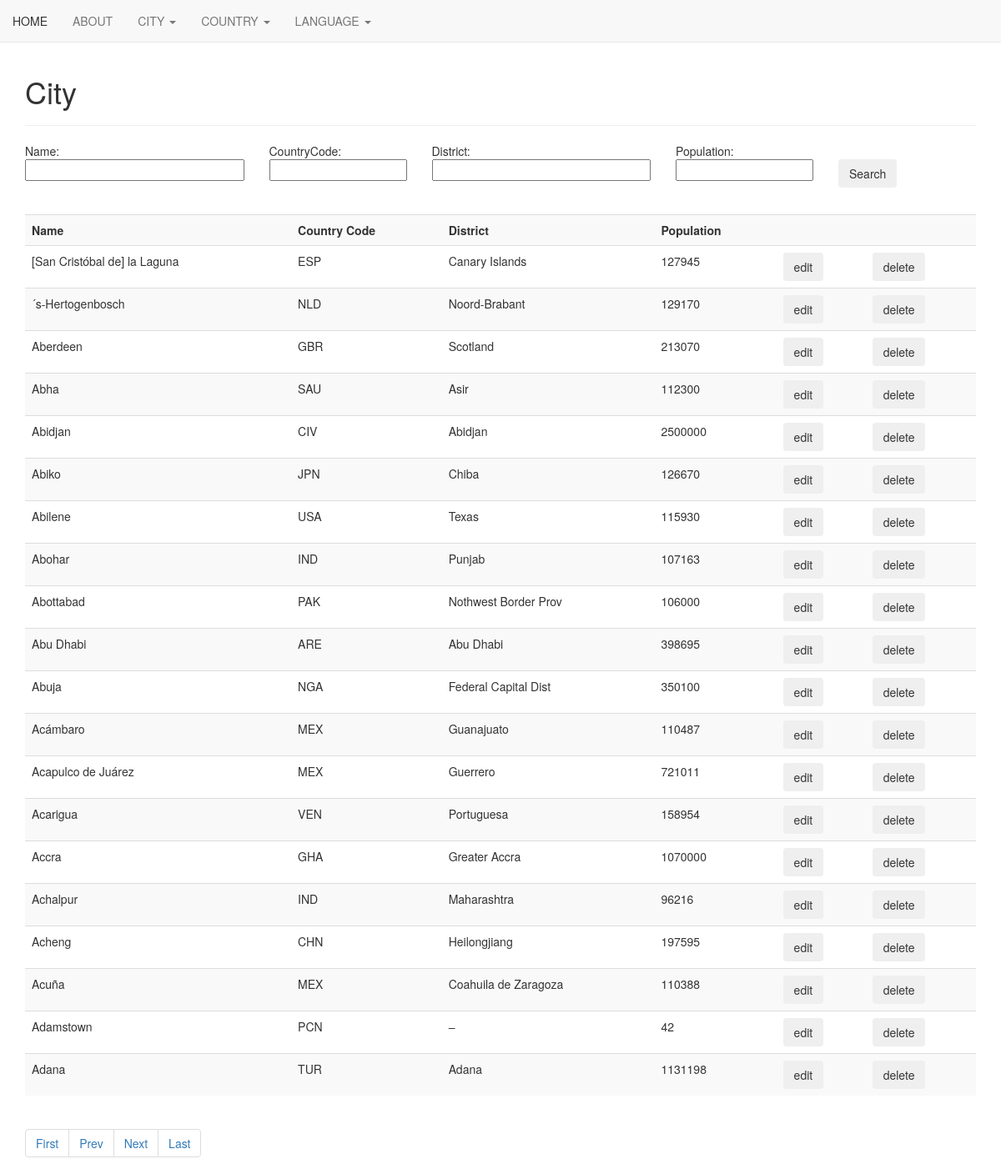
Page /tableCity/queryCity.php on the committed database.
### tables this page shows
CREATE TABLE `city` (
  `ID` int(4) NOT NULL,
  `Name` varchar(35) NOT NULL DEFAULT '',
  `CountryCode` char(3) NOT NULL DEFAULT '',
  `District` varchar(20) NOT NULL DEFAULT '',
  `Population` int(11) NOT NULL DEFAULT '0'
);

### tableCity/config.php (called while the page is built, shortened)
<?php
$fields = array("name", "countrycode", "district", "population");

### tableCity/queryCity.php (the view, shortened to what this page needs)
<!DOCTYPE html>
<html>
    <head>
    <link rel="stylesheet" href="https://maxcdn.bootstrapcdn.com/bootstrap/3.4.0/css/bootstrap.min.css">
    <link rel="stylesheet" href="queryCity.css">
    </head>
    <body>
    <?php include '../mynavbar.php'; ?>
    <br>
        <div class="container">
        <h1 class="display-4">City</h1>
            <hr>
            <form action="queryCity.php" method="GET">
                <div class = "row">
                    <div class="col-sm-3">Name: &nbsp;&nbsp;<input id= "searchdetailbox" type="text" name = "name"></div>
                    <div class="col-sm-2">CountryCode: &nbsp;<input id= "searchdetailbox" type="text" name="countrycode"></div>
                    <div class="col-sm-3">District: &nbsp;<input id= "searchdetailbox" type="text" name="district"></div>
                    <div class="col-sm-2">Population: <input id= "searchdetailbox" type="text" name="population">&nbsp;</div>
                    <div class="col-sm-2" id="searchbox">
                        <button class=" submit-button btn btn-outline-secondary">Search</button>
                    </div>
                </div>
            </form>
            <br>
            <?php
                include 'config.php';
                echo "<table class='table table-striped'>";
                echo "<tr>";
                    printTableHeadingData("Name");
                echo "</tr>";
                $result = $conn->query(sqlCount($fields));
                $row = ($result->fetch_assoc());
                $total = $row["count"];
                $limit = 20;
                $total_pages = ceil($total / $limit);
                if (isset($_GET['pageno'])) {
                    $pageno = $_GET['pageno'];
                }
                else
                    $pageno = 1;
                $offset = ($pageno-1) * $limit;
                if (searchbarEmpty())
                    $sql = "SELECT * FROM city ORDER by Name LIMIT $offset, $limit;";
                $result = $conn->query($sql);
                printTableRows($result);
                echo "</table>";
                function printTableRows($result) {
                    if ($result->num_rows > 0) {
                        while($row = $result->fetch_assoc()) {
                            echo "<tr>";
                                $ID = $row["ID"];
                                printTableRowData($row["Name"]);
                                $editbutton = "<form action='editCity.php' method='POST'>";
                                $editbutton .= "<button name='ID' class='submit-button  btn btn-outline-secondary' value=$ID>edit</button>";
                                $editbutton .= "</form>";
                                $deletebutton = "<form action='deleteCity.php' method='POST'>";
                                $deletebutton .= "<button name='ID' class='submit-button  btn btn-outline-secondary' value=$ID>delete</button>";
                                $deletebutton .= "</form>";
                            echo "</tr>";
                        }
                    }
                }
                function sqlCount($fields) {
                    if (searchbarEmpty())
                        $sql = "SELECT COUNT(*) as count FROM city ORDER by Name;";
                    return $sql;
                }
                function printTableHeadingData($rowdata) {
                    echo "<th>";
                        echo $rowdata;
                    echo "</th>";
                }
                function printTableRowData($rowdata) {
                    echo "<td>";
                        echo $rowdata;
                    echo "</td>";
                }
                function searchbarEmpty() {
                    $fields = array("name", "countrycode", "district", "population");
                    return true;
                }
                function echoGetRequest() {
                    $name = $_GET["name"];
                    $countrycode = $_GET["countrycode"];
                    $district = $_GET["district"];
                    $population = $_GET["population"];
                    echo "&name=$name&countrycode=$countrycode&district=$district&population=$population";
                }
        echo '<ul class="pagination">';
        echo "<li>";
            echo '<a href="?pageno=1';
            echoGetRequest();
            echo '">First</a>';
        echo "</li> &nbsp";
        echo '<li>';
            echo '<a href="';
            if ($pageno <= 1) {
                echo '?pageno='.$pageno;
        } else {
            echo "?pageno=".($pageno - 1);
        }
            echo '">Prev</a>';
        echo "</li> &nbsp";
        echo '<li>';
            echo '<a href="';
            if ($pageno >= $total_pages)
                echo "?pageno=".($pageno);
            else
                echo "?pageno=".($pageno+1);
            echo '">Next</a>';
        echo '</li> &nbsp';
        echo '<li>';
            echo '<a href="?pageno=';
            echo $total_pages;
            echo '">Last</a>';
        echo '</li>';
        echo '</ul>';
        echo "</div>";
        ?>
    </body>
</html>

### mynavbar.php (shortened to what this page needs)
<!DOCTYPE html>
<html>
    <head>
        <link rel="stylesheet" href="https://maxcdn.bootstrapcdn.com/bootstrap/3.4.0/css/bootstrap.min.css">
        <link rel="stylesheet" type="text/css" href="../mynavbar.css">
    </head>
    <body>
        <nav class="navbar navbar-default navbar-fixed-top">
            <div id="myNavbar">
                <ul class="nav navbar-nav navbar-left">
                    <li><a href="../index.php">HOME</a></li>
                    <li><a href="../about.php">ABOUT</a></li>
                    <li class="dropdown">
                      <a class="dropdown-toggle" data-toggle="dropdown" href="#">CITY
                        <span class="caret"></span>
                      </a>
                    </li>
                    <li class="dropdown">
                      <a class="dropdown-toggle" data-toggle="dropdown" href="#">COUNTRY
                        <span class="caret"></span>
                      </a>
                    </li>
                    <li class="dropdown">
                      <a class="dropdown-toggle" data-toggle="dropdown" href="#">LANGUAGE
                        <span class="caret"></span>
                      </a>
                    </li>
                </ul>
            </div>
          </nav>
    </body>
</html>

### tableCity/queryCity.css (style rules this page uses)
#searchdetailbox { width:100%; }
#searchbox { margin-top: 20px; }

### mynavbar.css (style rules this page uses)
@media only screen and (min-width: 768px) { body { margin-top: 50px; } }

### tableCity/queryCity.php (style rules this page uses)
.pagination { justify-content: center; }

### rows in the picture
city: Name "[San Cristóbal de] la Laguna ESP Canary Islands 127945", $ID 698 (drawn)
city: Name "´s-Hertogenbosch NLD Noord-Brabant 129170", $ID 20 (drawn)
city: Name "Aberdeen GBR Scotland 213070", $ID 478 (drawn)
city: Name "Abha SAU Asir 112300", $ID 3191 (drawn)
city: Name "Abidjan CIV Abidjan 2500000", $ID 2812 (drawn)
city: Name "Abiko JPN Chiba 126670", $ID 1703 (drawn)
city: Name "Abilene USA Texas 115930", $ID 3989 (drawn)
city: Name "Abohar IND Punjab 107163", $ID 1309 (drawn)
city: Name "Abottabad PAK Nothwest Border Prov 106000", $ID 2866 (drawn)
city: Name "Abu Dhabi ARE Abu Dhabi 398695", $ID 65 (drawn)
city: Name "Abuja NGA Federal Capital Dist 350100", $ID 2754 (drawn)
city: Name "Acámbaro MEX Guanajuato 110487", $ID 2655 (drawn)
city: Name "Acapulco de Juárez MEX Guerrero 721011", $ID 2528 (drawn)
city: Name "Acarigua VEN Portuguesa 158954", $ID 3561 (drawn)
city: Name "Accra GHA Greater Accra 1070000", $ID 910 (drawn)
city: Name "Achalpur IND Maharashtra 96216", $ID 1344 (drawn)
city: Name "Acheng CHN Heilongjiang 197595", $ID 2069 (drawn)
city: Name "Acuña MEX Coahuila de Zaragoza 110388", $ID 2656 (drawn)
city: Name "Adamstown PCN – 42", $ID 2912 (drawn)
city: Name "Adana TUR Adana 1131198", $ID 3360 (drawn)

### other values in the picture
$rowdata "Name Country Code District Population"
